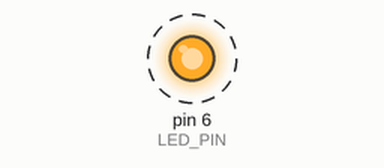
Bench run of a sketch on a simulated Arduino Uno, built with avr-gcc and run on an emulated ATmega328P. Shown: output pins drawn as LEDs (lit = HIGH). Dashed ring = blinking.

Above: at 0.2 s.
Timing chart, 0 to 3.0 s (numbered marks = the images above):
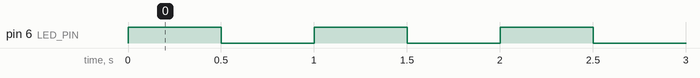

The sketch:

lesson_01_led_control.ino
```cpp
#define LED_PIN     6
#define LED_TIMEOUT 500

void setup() {
  pinMode(LED_PIN, OUTPUT);
}

void loop() {
  digitalWrite(LED_PIN, HIGH);
  delay(LED_TIMEOUT);
  digitalWrite(LED_PIN, LOW);
  delay(LED_TIMEOUT);
}
```

Measured:
- by itself, pin 6 (LED_PIN): alternates HIGH for 0.50 s and LOW for 0.50 s
